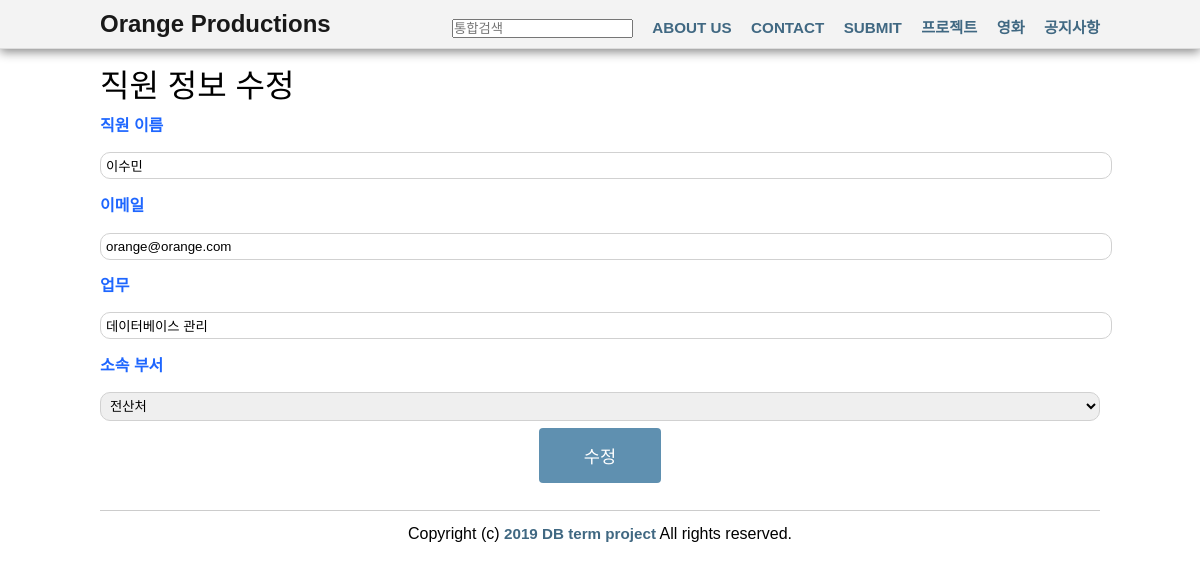
/orange-productions/employee_form.php?emp_id=1, run on the app's committed database.
### tables this page shows
CREATE TABLE `employee` (
  `emp_id` int(10) NOT NULL AUTO_INCREMENT,
  `emp_name` varchar(40) DEFAULT NULL,
  `dept_id` int(10) DEFAULT NULL,
  `email` varchar(40) DEFAULT NULL,
  `work` text NOT NULL,
  PRIMARY KEY (`emp_id`),
  KEY `dept_id` (`dept_id`),
  CONSTRAINT `employee_ibfk_1` FOREIGN KEY (`dept_id`) REFERENCES `department` (`dept_id`)
);

### orange-productions/employee_form.php (the view, shortened to what this page needs)
<?
include "header.php";
include "config.php";
$conn = dbconnect($host, $dbid, $dbpass, $dbname);
$emp_id = $_GET["emp_id"];
$query =  "select * from employee where emp_id = $emp_id";
$res = mysqli_query($conn, $query);
$employee = mysqli_fetch_array($res);
$mode = "수정";
$action = "employee_modify.php";
$department = array();
$query = "select * from department";
$res = mysqli_query($conn, $query);
while($row = mysqli_fetch_array($res)) {
    $department[$row['dept_id']] = $row['dept_name'];
}
?>
    <div class="container">
        <form name="employee_form" action="<?=$action?>" method="post" class="fullwidth">
            <h3>직원 정보 <?=$mode?></h3>
            <p>
                <label for="emp_name">직원 이름</label>
                <input type="text" placeholder="이름 입력" id="emp_name" name="emp_name" value="<?=$employee['emp_name']?>"/>
            </p>
	        <p>
	            <label for="email">이메일</label>
	            <input type="text" placeholder="이메일 입력" id="email" name="email" value="<?= $employee['email'] ?>"/>
	        </p>
	        <p>
	            <label for="work">업무</label>
	            <input type="text" placeholder="업무 간략히 소개"id="work" name="work" value="<?= $employee['work'] ?>"/>
	        </p>
	        <p>
                <label for="dept_id">소속 부서</label>
                <select name="dept_id" id="dept_id">
                    <?
                        foreach($department as $id => $name) {
                            if($id == $employee['dept_id']){
                                echo "<option value='{$id}' selected>{$name}</option>";
                            } else {
                                echo "<option value='{$id}'>{$name}</option>";
                            }
                        }
                    ?>
                </select>
            </p>
            <p align="center"><button class="button primary large" onclick="javascript:return validate();"><?=$mode?></button></p>
        </form>
    </div>
<? include("footer.php") ?>

### orange-productions/styles.css (style rules this page uses)
body { margin-top: 60px; }
.container { width: 1000px; margin: 0 auto; }
* { margin: 0; padding: 0; font-family: "Nanum Gothic", sans-serif; }
h1, h2, h3, h4, h5, h6 { font-weight: 500; }
h3 { font-size: 2em; }
p { line-height: 2.5em; }
label { font-weight: 700; color: #1e66ff; }
.button { border: 0; border-radius: 4px; cursor: pointer; margin:2px 0px 2px 0px; }
.button.large { padding: 15px 45px; font-size: 1.1em; }
.button.primary { color: #FFF; background: #5f90b0; }
.fullwidth input[type='text'], input[type='number'], textarea, select { border: 1px solid #d1d1d1; border-radius: 10px; padding: 5px; width: 100% }

### data on the page
employee: emp_name "이수민", email "orange@orange.com", work "데이터베이스 관리", dept_id "전산처"

### other printed values
$mode "수정"
